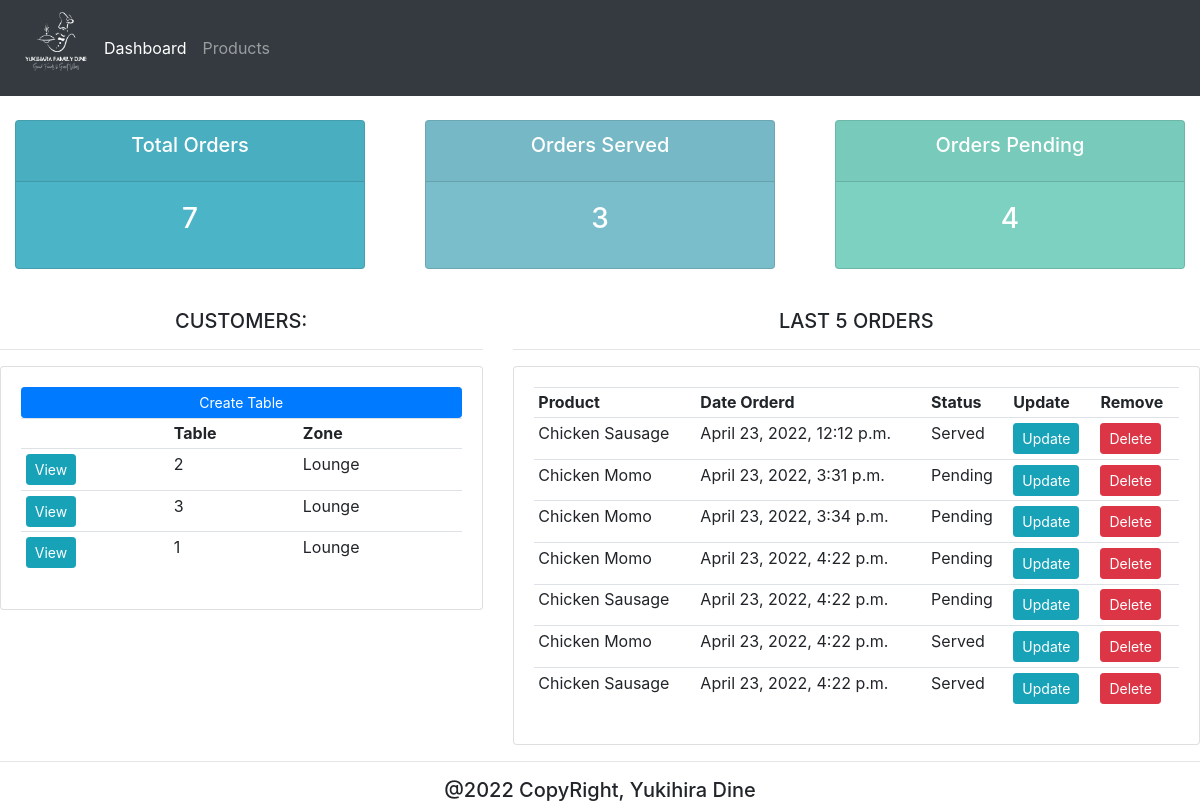
The app's page /, older data.
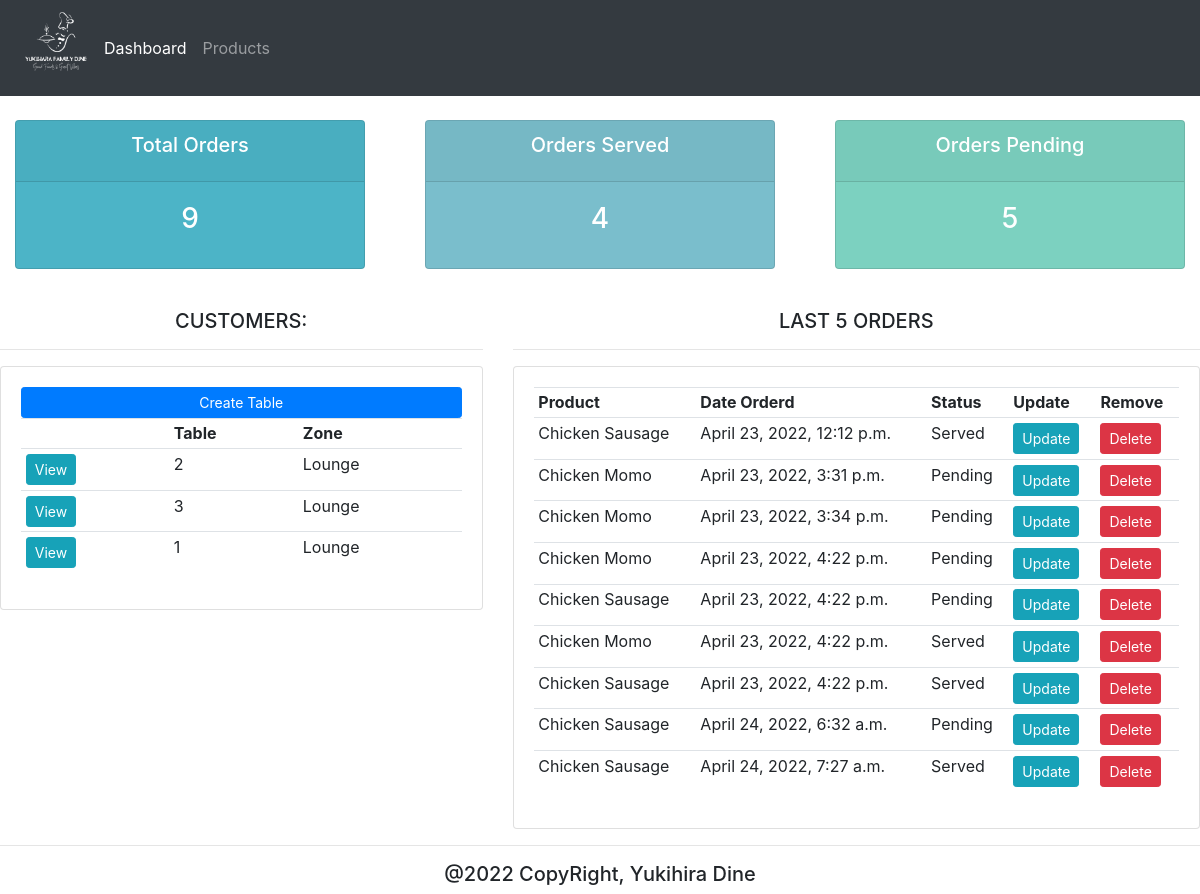
The same page, newer data.
### catalog/models.py (models this page shows, shortened)
class Table(models.Model):
    FLOOR = (
        ('Ground', 'Ground'),
        ('First', 'First'),
        ('Second', 'Second'),
        ('Fourth', 'Fourth'),
        ('RoofTop', 'RoofTop'),
    )
    table_no = models.IntegerField()
    zone = models.CharField(max_length=50, null=True)
    floor = models.CharField(max_length=50, null=True, choices=FLOOR)
    date_created = models.DateTimeField(auto_now_add=True, null=True)

class Order(models.Model):
    STATUS = (
                ('Pending', 'Pending'),
                ('Served', 'Served'),
            )
    table = models.ForeignKey(Table, null=True, on_delete= models.SET_NULL)
    product= models.ForeignKey(Product, null=True, on_delete= models.SET_NULL)
    date_created = models.DateTimeField(auto_now_add=True, null=True)
    status = models.CharField(max_length=200, null=True, choices=STATUS)

class Product(models.Model):
    CATEGORY = (
            ('Food', 'Food'),
            ('Beverage', 'Beverage'),
            ('Hookah', 'Hookah'),
    )
    name = models.CharField(max_length=200, null=True)
    price = models.FloatField(null=True)
    category = models.CharField(max_length=200, null=True, choices=CATEGORY)
    date_created = models.DateTimeField(auto_now_add=True, null=True)
    tags = models.ManyToManyField(Tag)
    def __str__(self):
        return self.name

### catalog/views.py (the view)
# urls.py: path('', views.home, name="home"),
def home(request):
    orders = Order.objects.all()
    tables = Table.objects.all()
    total_tables = tables.count()
    total_orders = orders.count()
    served = orders.filter(status='Served').count()
    pending = orders.filter(status='Pending').count()
    context = {'orders':orders, 'tables':tables, 'total_orders':total_orders, 'served':served, 'pending':pending}
    return render(request, 'dashboard.html', context)

### catalog/templates/dashboard.html
{% extends 'main.html' %}
{% block content %}
{% include 'status.html' %}
<br>
<div class="row">
	<div class="col-md-5">
		<h5>CUSTOMERS:</h5>
		<hr>
		<div class="card card-body">
			<a class="btn btn-primary  btn-sm btn-block" href="">Create Table</a>
			<table class="table table-sm">
				<tr>
					<th></th>
					<th>Table</th>
					<th>Zone</th>
				</tr>
				{% for table in tables %}
					<tr>
						<td><a class="btn btn-sm btn-info" href="{% url 'table' table.id %}">View</a></td>
						<td>{{table.table_no}}</td>
						<td>{{table.zone}}</td>
					</tr>
				{% endfor %}
			</table>
		</div>
	</div>
	<div class="col-md-7">
		<h5>LAST 5 ORDERS</h5>
		<hr>
		<div class="card card-body">
			<table class="table table-sm">
				<tr>
					<th>Product</th>
					<th>Date Orderd</th>
					<th>Status</th>
					<th>Update</th>
					<th>Remove</th>
				</tr>
				{% for order in orders %}
					<tr>
						<td>{{order.product}}</td>
						<td>{{order.date_created}}</td>
						<td>{{order.status}}</td>
						<td><a class="btn btn-sm btn-info" href="{% url 'update_order' order.id %}">Update</a></td>
						<td><a class="btn btn-sm btn-danger" href="{% url 'delete_order' order.id %}">Delete</a></td>
					</tr>
				{% endfor %}
			</table>
		</div>
	</div>
</div>
{% endblock %}

Row changes from the older to the newer data that the page shows:
added Order: product "Chicken Sausage", date_created "April 24, 2022, 6:32 a.m.", status "Pending"
added Order: product "Chicken Sausage", date_created "April 24, 2022, 7:27 a.m.", status "Served"
Text that changed along with them:
{{ total_orders }}: "7" → "9"
{{ served }}: "3" → "4"
{{ pending }}: "4" → "5"
